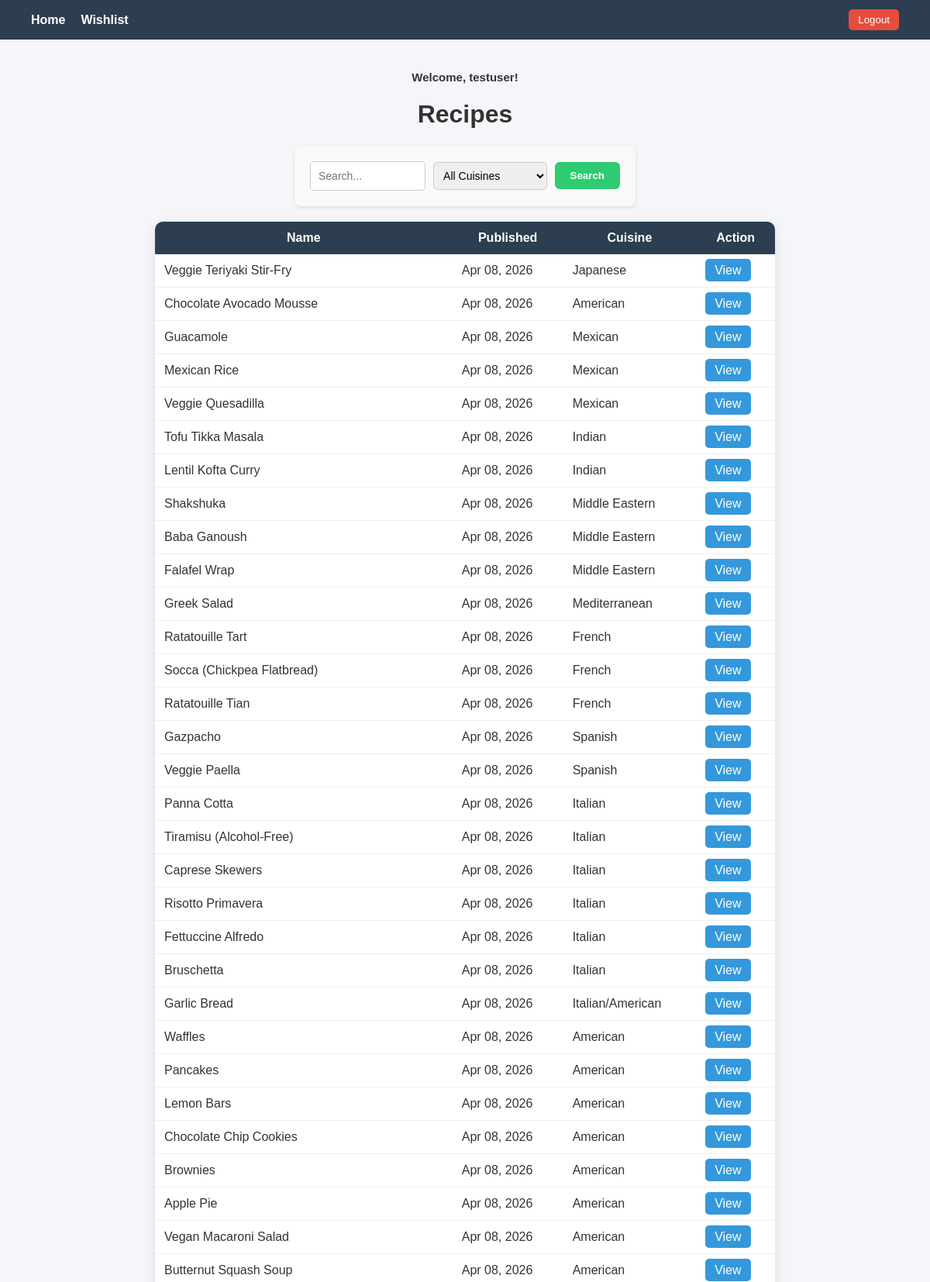
Screenshot of / (signed in, upper part) with the database file from the repository.
### recipes/models.py (models this page shows, shortened)
class Recipe(models.Model):
    name = models.CharField(max_length=200)
    description = models.TextField()
    instructions = models.TextField()
    ingredients = models.ManyToManyField(Ingredient)
    created_at = models.DateTimeField(auto_now_add=True)
    cuisine = models.CharField(max_length=100, default='Unknown')
    class Meta:
        ordering = ['-created_at']

### recipes/views.py (the view)
# urls.py: path('', views.recipe_list, name='recipe_list'),
def recipe_list(request):
    recipes = Recipe.objects.all()
    query = request.GET.get('q')  # search input
    selected_cuisine = request.GET.get('cuisine')  # selected cuisine
    if query:
        recipes = recipes.filter(
            Q(name__icontains=query) | Q(ingredients__name__icontains=query)
        ).distinct()
    if selected_cuisine:
        recipes = recipes.filter(cuisine__icontains=selected_cuisine)
    cuisines = Recipe.objects.values_list('cuisine', flat=True).distinct().order_by('cuisine')
    return render(request, 'recipes/list.html', {
        'recipes': recipes,
        'query': query,
        'selected_cuisine': selected_cuisine,
        'cuisines': cuisines,
    })

### recipes/templates/recipes/list.html (shortened to what this page needs)
{% extends 'recipes/base.html' %}
{% block content %}
<h1>Recipes</h1>
<form method="get" class="search-bar info-form">
    <input
        type="text"
        name="q"
        placeholder="Search..."
        value="{{ query|default:'' }}"
        class="search-input"
    >
    <select name="cuisine" class="cuisine-select">
        <option value="">All Cuisines</option>
    </select>
    <button type="submit" class="btn-primary">
        Search
    </button>
</form>
<table>
    <tr>
        <th>Name</th>
        <th>Published</th>
        <th>Cuisine</th>
        <th>Action</th>
    </tr>
    {% for recipe in recipes %}
    <tr>
        <td>{{ recipe.name }}</td>
        <td>{{ recipe.created_at|date:"M d, Y" }}</td>
        <td>{{ recipe.cuisine }}</td>
        <td>
            <a href="{% url 'recipe_detail' recipe.id %}" class="btn-view">
                View
            </a>
        </td>
    </tr>
    {% empty %}
    <tr>
        <td colspan="4">No recipes found.</td>
    </tr>
    {% endfor %}
</table>
{% endblock %}

### recipes/templates/recipes/base.html (shortened to what this page needs)
{% load static %}
<!DOCTYPE html>
<html>
<head>
    <link rel="stylesheet" href="{% static 'recipes/style.css' %}">
</head>
<body>
    <nav class="navbar">
        <div class="nav-left">
            <a href="/">Home</a>
            {% if user.is_authenticated %}
                <a href="/wishlist/">Wishlist</a>
            {% endif %}
        </div>
        <div class="nav-right">
            {% if user.is_authenticated %}
                <form method="post" action="{% url 'logout' %}">
                    <button type="submit" class="logout-btn">Logout</button>
                </form>
            {% else %}
                <a href="{% url 'login' %}">Login</a>
                <a href="{% url 'register' %}">Register</a>
            {% endif %}
        </div>
    </nav>
    <div class="container">
        {% if user.is_authenticated %}
            <p class="welcome">Welcome, {{ user.username }}!</p>
        {% endif %}
        {% block content %}{% endblock %}
    </div>
</body>
</html>

### recipes/static/recipes/style.css (style rules this page uses)
body { font-family: Arial, sans-serif; background-color: #f4f6f9; margin: 0; color: #333; }
h1 { text-align: center; }
a { text-decoration: none; }
.navbar { background-color: #2c3e50; display: flex; justify-content: space-between; align-items: center; padding: 12px 40px; }
.nav-left { display: flex; gap: 20px; }
.nav-right { display: flex; gap: 20px; align-items: center; }
.navbar a { color: white; text-decoration: none; font-weight: bold; }
.logout-btn { background: #e74c3c; border: none; padding: 6px 12px; color: white; border-radius: 5px; cursor: pointer; }
.container { width: 100%; max-width: 800px; margin: 40px auto; }
.search-bar { display: flex; gap: 10px; align-items: center; margin-bottom: 20px; }
.search-input { padding: 8px; width: 220px; }
.cuisine-select { padding: 8px; }
.btn-primary { padding: 10px 20px; background-color: #2ecc71; border: none; color: white; font-weight: bold; border-radius: 6px; cursor: pointer; margin-top: 10px; }
.search-bar .btn-primary { margin-top: 0; }
.btn-view { background-color: #3498db; color: white; padding: 6px 12px; border-radius: 5px; text-decoration: none; }
.info-form { max-width: 400px; margin: 20px auto; padding: 20px; background: #f9f9f9; border-radius: 8px; box-shadow: 0 2px 5px rgba(0,0,0,0.1); font-family: Arial, sans-serif; }
form input[type="text"], form input[type="password"], form input[type="email"], form select { width: 100%; padding: 10px; border: 1px solid #ccc; border-radius: 5px; box-sizing: border-box; font-size: 14px; }
table { width: 100%; border-collapse: collapse; background: white; border-radius: 10px; overflow: hidden; box-shadow: 0 4px 15px rgba(0,0,0,0.1); }
th { background-color: #2c3e50; color: white; padding: 12px; }
td { padding: 12px; border-bottom: 1px solid #eee; }
.welcome { text-align: center; font-weight: bold; font-size: 15px; }

### rows the page displays
Recipe: name "Veggie Teriyaki Stir-Fry", created_at "Apr 08, 2026", cuisine "Japanese"
Recipe: name "Chocolate Avocado Mousse", created_at "Apr 08, 2026", cuisine "American"
Recipe: name "Guacamole", created_at "Apr 08, 2026", cuisine "Mexican"
Recipe: name "Mexican Rice", created_at "Apr 08, 2026", cuisine "Mexican"
Recipe: name "Veggie Quesadilla", created_at "Apr 08, 2026", cuisine "Mexican"
Recipe: name "Tofu Tikka Masala", created_at "Apr 08, 2026", cuisine "Indian"
Recipe: name "Lentil Kofta Curry", created_at "Apr 08, 2026", cuisine "Indian"
Recipe: name "Shakshuka", created_at "Apr 08, 2026", cuisine "Middle Eastern"
Recipe: name "Baba Ganoush", created_at "Apr 08, 2026", cuisine "Middle Eastern"
Recipe: name "Falafel Wrap", created_at "Apr 08, 2026", cuisine "Middle Eastern"
Recipe: name "Greek Salad", created_at "Apr 08, 2026", cuisine "Mediterranean"
Recipe: name "Ratatouille Tart", created_at "Apr 08, 2026", cuisine "French"
Recipe: name "Socca (Chickpea Flatbread)", created_at "Apr 08, 2026", cuisine "French"
Recipe: name "Ratatouille Tian", created_at "Apr 08, 2026", cuisine "French"
Recipe: name "Gazpacho", created_at "Apr 08, 2026", cuisine "Spanish"
Recipe: name "Veggie Paella", created_at "Apr 08, 2026", cuisine "Spanish"
Recipe: name "Panna Cotta", created_at "Apr 08, 2026", cuisine "Italian"
Recipe: name "Tiramisu (Alcohol-Free)", created_at "Apr 08, 2026", cuisine "Italian"
Recipe: name "Caprese Skewers", created_at "Apr 08, 2026", cuisine "Italian"
Recipe: name "Risotto Primavera", created_at "Apr 08, 2026", cuisine "Italian"
Recipe: name "Fettuccine Alfredo", created_at "Apr 08, 2026", cuisine "Italian"
Recipe: name "Bruschetta", created_at "Apr 08, 2026", cuisine "Italian"
Recipe: name "Garlic Bread", created_at "Apr 08, 2026", cuisine "Italian/American"
Recipe: name "Waffles", created_at "Apr 08, 2026", cuisine "American"
Recipe: name "Pancakes", created_at "Apr 08, 2026", cuisine "American"
Recipe: name "Lemon Bars", created_at "Apr 08, 2026", cuisine "American"
Recipe: name "Chocolate Chip Cookies", created_at "Apr 08, 2026", cuisine "American"
Recipe: name "Brownies", created_at "Apr 08, 2026", cuisine "American"
Recipe: name "Apple Pie", created_at "Apr 08, 2026", cuisine "American"
Recipe: name "Vegan Macaroni Salad", created_at "Apr 08, 2026", cuisine "American"
Recipe: name "Butternut Squash Soup", created_at "Apr 08, 2026", cuisine "American"

### other values shown
{{ user.username }} "testuser"
